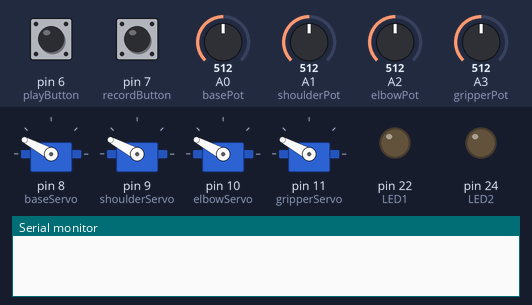
A sketch run on a simulated Arduino Mega 2560, built with avr-gcc and run on an emulated ATmega2560. Parts: 4 × servo, output pins drawn as LEDs (lit = HIGH), the last lines printed to the serial monitor. The inputs (shaded band) are chosen by the test bench; at power-on: pin 7 (recordButton) LOW, A0 (basePot) = 512, pin 6 (playButton) LOW, A1 (shoulderPot) = 512, A2 (elbowPot) = 512, A3 (gripperPot) = 512.

Above: at 1.2 s.
1.3 s: pin 7 (recordButton) pulled HIGH for 0.15 s
At 2.5 s:
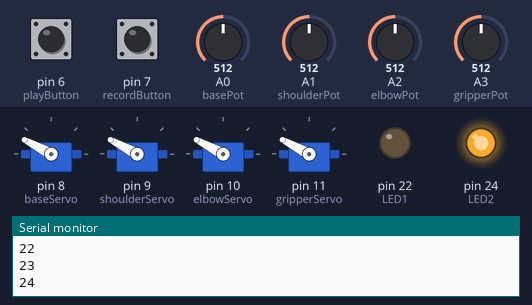
2.9 s: A0 (basePot) set to 716
At 3.6 s:
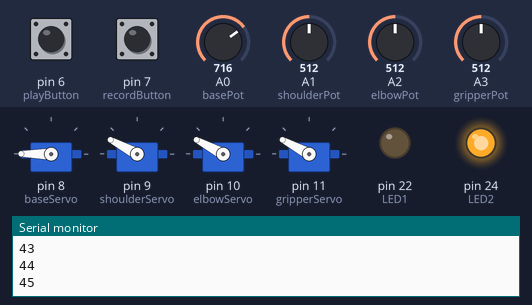
4.4 s: pin 6 (playButton) pulled HIGH for 0.15 s
At 5.1 s:
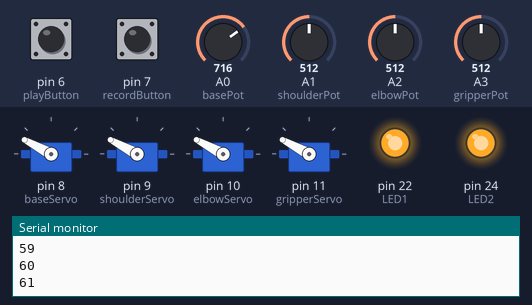
Timing chart, 0 to 15.0 s (numbered marks = the images above; inputs shaded):
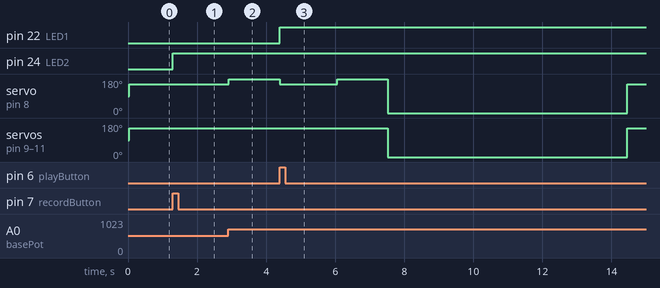

Measured:
- after the input at 1.3 s, pin 24 (LED2): LOW → HIGH at once
- after the input at 2.9 s, servo on pin 8 (baseServo): 152° → 180° at once
- after the input at 4.4 s, pin 22 (LED1): LOW → HIGH at once; pin 24 (LED2): stays HIGH (without the input it goes to LOW after 6.9 s)

The sketch:

robotic_arm_loop_automation_actionTime_V1.ino
```cpp
#include <TimedAction.h>
#include <Servo.h>

// Initializes a TimedAction class to run manual function every 50 ms
TimedAction manualThread = TimedAction(40,manual);

TimedAction recordThread = TimedAction(50,record);

// Position for store array
int i = 0;

// Initialize all of the needed servo motors
Servo baseServo;
Servo shoulderServo;
Servo elbowServo;
Servo gripperServo;

// Initialize all potentiometers and their value holders
short basePot = A0;
short basePotVal;
short shoulderPot = A1;
short shoulderPotVal;
short elbowPot = A2;
short elbowPotVal;
short gripperPot = A3;
short gripperPotVal;

// Initialize the LEDs
const int LED1  = 22; // play mode indicator
const int LED2  = 24; // record mode indicator

// Initialize button and their value holders
const int playButton    = 6;
const int recordButton  = 7;
boolean playButtonState = false;
boolean recordButtonState = false;

// Size of array
const short arraySize = 200;

// Initialize array to storage potentiometer values
short baseServoPosStorge[arraySize];
short shoulderServoPosStorge[arraySize];
short elbowServoPosStorge[arraySize];
short gripperServoPosStorge[arraySize];

void setup() {

  // Declared the pin of all servo motors
  baseServo.attach(8);
  shoulderServo.attach(9);
  elbowServo.attach(10);
  gripperServo.attach(11);

  pinMode(LED1, OUTPUT);
  pinMode(LED2, OUTPUT);

  pinMode(playButton, INPUT);
  pinMode(recordButton, INPUT);

  // Debug statement
  Serial.begin(9600);
}

void loop() {

  // Start direct control of the arm when record is not on
  if (playButtonState == false) {

    // Manual mode start at the correct time
    manualThread.check();

    // Check for play mode
    if (digitalRead(playButton) == HIGH) {
      playButtonState = true;
      recordButtonState = false;

      digitalWrite(LED1, HIGH);

      // Stop the manual thread
      manualThread.disable();
    }

    // Check for record mode
    if (digitalRead(recordButton) == HIGH) {
      recordButtonState = true;

      digitalWrite(LED2, HIGH);
    }
  }

  // Run the recording method
  if (recordButtonState) {
    recordThread.check();
  }

  // Run the playing method
  if (playButtonState) {

    for (int j = 0; j < arraySize; j++) {
      baseServo.write(baseServoPosStorge[j]);
      shoulderServo.write(shoulderServoPosStorge[j]);
      elbowServo.write(elbowServoPosStorge[j]);
      gripperServo.write(gripperServoPosStorge[j]);

      delay(50);
    }

  }
}

// This function will store pot value into an array
void record() {

  if (i >= arraySize) {

    // Stop the thread from running
    recordThread.disable();

    digitalWrite(LED2, LOW);
    return;
  }

  // Record the position of potentiometer
  baseServoPosStorge[i]     = basePotVal;
  shoulderServoPosStorge[i] = shoulderPotVal;
  elbowServoPosStorge[i]    = elbowPotVal;
  gripperServoPosStorge[i]  = gripperPotVal;

  Serial.println(i);

  // Increment the array position to next avaliable space within the array
  i = i + 1;
}

// This function will directly control the arm
void manual() {
  basePotVal = analogRead(basePot);  // Read the base potentiometer value between 0 and 1023
  basePotVal = map(basePotVal, 2, 600, 2, 178); // Map value of the base potentiometer from 0-600 to the value of the base servo 0-180
  baseServo.write(basePotVal); // Set servo position according to scaled value

  shoulderPotVal = analogRead(shoulderPot);
  shoulderPotVal = map(shoulderPotVal, 2, 600, 2, 178);
  shoulderServo.write(shoulderPotVal);

  elbowPotVal = analogRead(elbowPot);
  elbowPotVal = map(elbowPotVal, 2, 600, 2, 178);
  elbowServo.write(elbowPotVal);

  gripperPotVal = analogRead(gripperPot);
  gripperPotVal = map(gripperPotVal, 2, 600, 2, 178);
  gripperServo.write(gripperPotVal);
}
```
